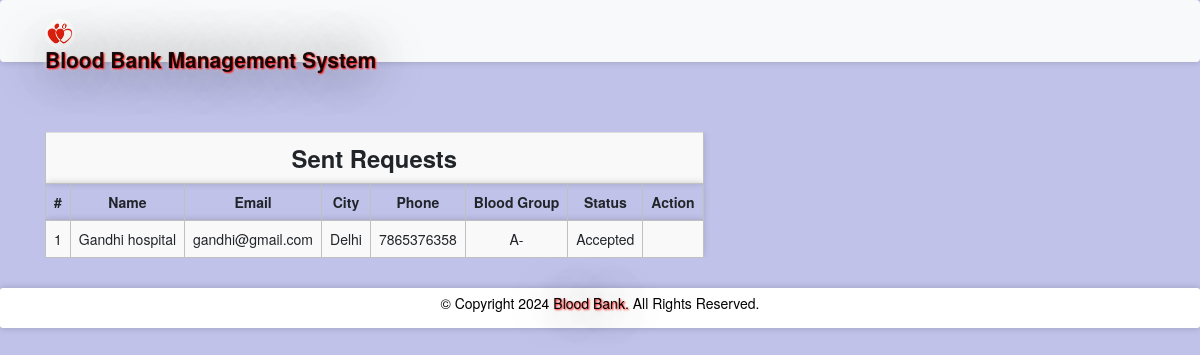
/sentrequest.php (signed in), run on the app's committed database.
### tables this page shows
CREATE TABLE `bloodrequest` (
  `reqid` int(11) NOT NULL,
  `hid` int(11) NOT NULL,
  `rid` int(11) NOT NULL,
  `bg` varchar(11) NOT NULL,
  `status` varchar(100) NOT NULL DEFAULT 'Pending'
);

CREATE TABLE `hospitals` (
  `id` int(11) NOT NULL,
  `hname` varchar(100) NOT NULL,
  `hemail` varchar(100) NOT NULL,
  `hpassword` varchar(100) NOT NULL,
  `hphone` varchar(100) NOT NULL,
  `hcity` varchar(100) NOT NULL
);

### message.php (called while the page is built, shortened)
<?php $counter=0; if(isset($_GET['msg'])) { ?>
	<div class="col-5 alert alert alert-success alert-dismissible fade show card" id="message">
		<button type="button" class="close" data-dismiss="alert" title="close">&times;</button><?php echo $_GET['msg'];?>
	</div>
<?php }?>

### sentrequest.php (the view, shortened to what this page needs)
<?php
require 'file/connection.php';
  if(!isset($_SESSION['rid']))
  {
  header('location:login.php');
  }
  else {
    $rid = $_SESSION['rid'];
    $sql = "select bloodrequest.*, hospitals.* from bloodrequest, hospitals where rid='$rid' && bloodrequest.hid=hospitals.id";
    $result = mysqli_query($conn, $sql);
?>
<!DOCTYPE html>
<html>
<?php require 'head.php'; ?>
<body>
	<?php require 'header.php'; ?>
	<div class="container cont">
		<?php require 'message.php'; ?>
	<table class="table table-responsive table-striped rounded mb-5">
		<tr><th colspan="8" class="title">Sent requests</th></tr>
		<tr>
			<th>#</th>
			<th>Name</th>
			<th>Email</th>
			<th>City</th>
			<th>Phone</th>
			<th>Blood Group</th>
			<th>Status</th>
			<th>Action</th>
		</tr>
		<?php while($row = mysqli_fetch_array($result)) { ?>
		<tr>
			<td><?php echo ++$counter;?></td>
			<td><?php echo $row['hname'];?></td>
			<td><?php echo $row['hemail'];?></td>
			<td><?php echo $row['hcity'];?></td>
			<td><?php echo $row['hphone'];?></td>
			<td><?php echo $row['bg'];?></td>
			<td><?php echo $row['status'];?></td>
			<td><?php if($row['status'] == 'Accepted'){ ?>
			<?php }
			else{ ?>
				<a href="file/cancel.php?reqid=<?php echo $row['reqid'];?>" class="btn btn-danger">Cancel</a>
			<?php } ?>
			</td>
		</tr>
		<?php } ?>
	</table>
</div>
    <?php require 'footer.php'; ?>
</body>
</html>
<?php } ?>

### css/style.css (style rules this page uses)
.cont { padding-top: 40px; text-align: justify; font-size: 1em; }
.card ,nav, .footer,tr,video { border-radius: 3px; transition: all 200ms ease-out; box-shadow: 0px 0px 7px rgba(0, 0, 0, 0.2); }
tr,th,td { border:0.1px solid silver; text-align: center; }
.title { font-weight: bold; font-size: 1.7em; text-transform: capitalize; text-align: center; }

### sentrequest.php (style rules this page uses)
body { background: url(image/p5.jpg) no-repeat center; background-size: cover; min-height: 0; height: 650px; }

### data on the page
bloodrequest: hospitals.hname "Gandhi hospital", hospitals.hemail "gandhi@gmail.com", hospitals.hcity "Delhi", hospitals.hphone "7865376358", bg "A-", status "Accepted"
